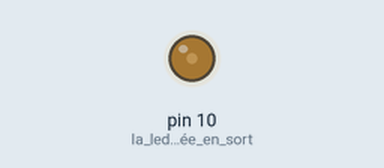
Recording of a sketch running on a simulated Arduino Uno, built with avr-gcc and run on an emulated ATmega328P. Shown: output pins drawn as LEDs (lit = HIGH).

Above: at 0.05 s.
At 3.0 s:
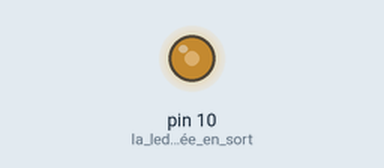
At 6.0 s:
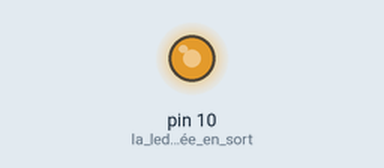
Timing chart, 0 to 7.8 s (numbered marks = the images above):
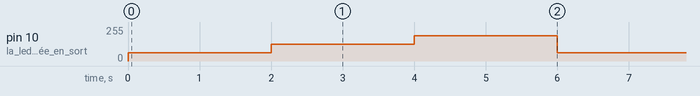

The sketch:

EXO_1_Q.2.ino
```cpp
void setup() {

pinMode(10,OUTPUT);// la led est placée en sortie sur la broche 10

}

void loop() {

analogWrite(10,63);//allumer la led à 25 pourcents
delay (2000);//attendre 2 seconde
analogWrite(10,125);//allumer la led à 50 pourcents
delay(2000);//attendre 2 seconde
analogWrite(10,191);//allumer la led à 75 pourcents
delay(2000);


}
```

Measured:
- by itself, pin 10 (la_led_est_placée_en_sort): repeats every 6.0 s: 125/255 2.0 s, 191/255 2.0 s, 63/255 2.0 s
